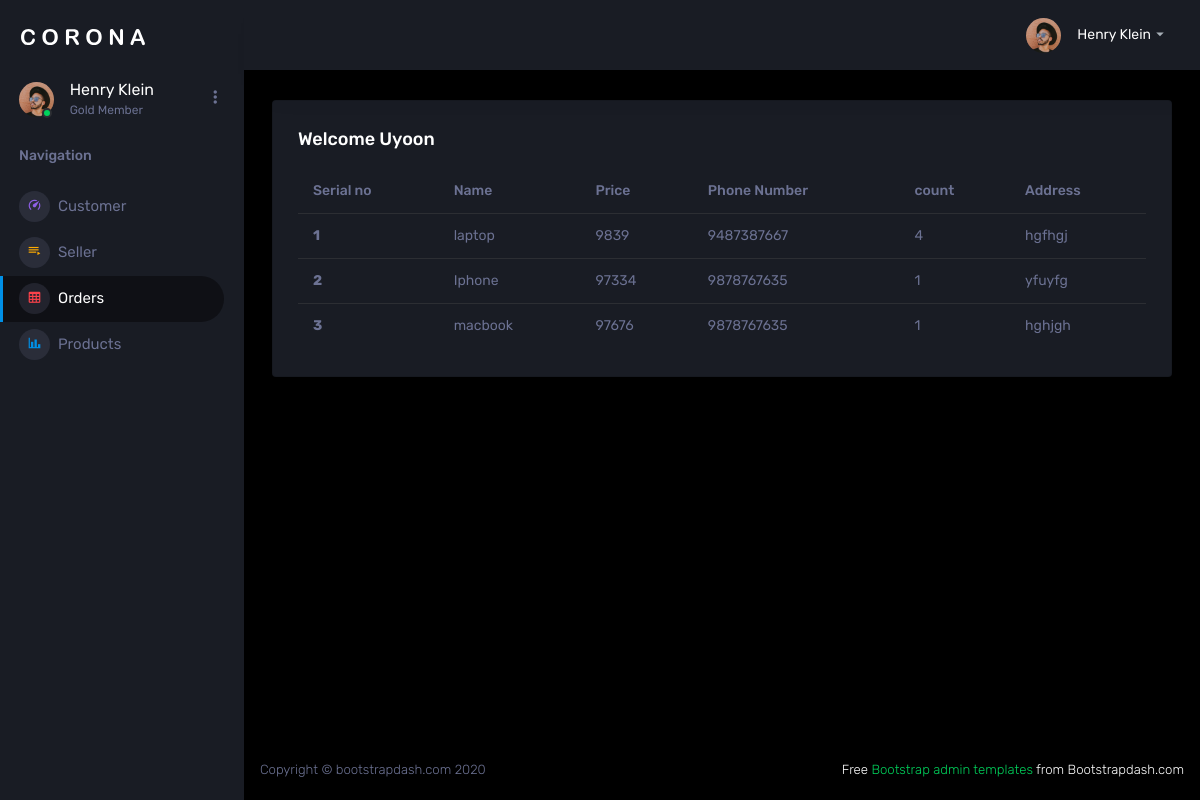
Page /all_order (signed in) on the committed database.
### new_app/models.py (models this page shows)
class Login(AbstractUser):
    is_seller = models.BooleanField(default=False)
    is_customer = models.BooleanField(default=False)

class BuyNow(models.Model):
    user =models.ForeignKey(Customer, on_delete=models.CASCADE, related_name= 'b_cart')
    product = models.ForeignKey(Product, on_delete=models.CASCADE, related_name='cart')
    status = models.BooleanField(default=0)
    count = models.IntegerField()
    delivery_address = models.TextField()
    delivery_phone_number = models.CharField(max_length=10)

class Product(models.Model):
    user = models.ForeignKey(Seller, on_delete=models.CASCADE, related_name='product')
    name = models.CharField(max_length=20)
    price = models.CharField(max_length=20)
    count = models.IntegerField()
    seller_image = models.ImageField(upload_to='product/')

### new_app/admin_views.py (the view)
# urls.py: path("all_order", admin_views.all_order, name="all_order"),
@login_required(login_url='login_view')
def all_order(request):
    data = BuyNow.objects.all()
    return render(request,"admin/all_buy_now.html",{'data1':data})

### templates/admin/all_buy_now.html
{% extends "admin/admin_base.html" %}
{% block content %}
<table class="table">
  <thead>
    <tr>
      <th scope="col">Serial no</th>
      <th scope="col">Name</th>
      <th scope="col">Price</th>
      <th scope="col">Phone Number</th>
      <th scope="col">count</th>
      <th scope="col">Address</th>
    </tr>
  </thead>
  <tbody>
  {% for i in data1 %}
    <tr>
      <th scope="row">{{ forloop.counter }}</th>
      <td>{{ i.product.name }}</td>
      <td>{{ i.product.price }}</td>
      <td>{{ i.delivery_phone_number }}</td>
      <td>{{ i.count }}</td>
      <td>{{ i.delivery_address }}</td>
    </tr>
  {% endfor %}
  </tbody>
</table>
{% endblock %}

### templates/admin/admin_base.html (shortened to what this page needs)
<!DOCTYPE html>
{% load static %}
<html lang="en">
  <head>
    <link rel="stylesheet" href=" {% static 'assets/vendors/mdi/css/materialdesignicons.min.css' %} ">
    <link rel="stylesheet" href=" {% static 'assets/vendors/css/vendor.bundle.base.css' %} ">
    <link rel="stylesheet" href=" {% static 'assets/vendors/jvectormap/jquery-jvectormap.css' %} ">
    <link rel="stylesheet" href=" {% static 'assets/vendors/flag-icon-css/css/flag-icon.min.css' %} ">
    <link rel="stylesheet" href=" {% static 'assets/vendors/owl-carousel-2/owl.carousel.min.css' %} ">
    <link rel="stylesheet" href=" {% static 'assets/vendors/owl-carousel-2/owl.theme.default.min.css' %} ">
    <link rel="stylesheet" href=" {% static 'assets/css/style.css' %} ">
  </head>
  <body>
    <div class="container-scroller">
      <nav class="sidebar sidebar-offcanvas" id="sidebar">
        <div class="sidebar-brand-wrapper d-none d-lg-flex align-items-center justify-content-center fixed-top">
          <a class="sidebar-brand brand-logo" href=" {% static '../index.html' %} "><img src=" {% static 'assets/images/logo.svg' %} " alt="logo" /></a>
        </div>
        <ul class="nav">
          <li class="nav-item profile">
            <div class="profile-desc">
              <div class="profile-pic">
                <div class="count-indicator">
                  <img class="img-xs rounded-circle " src=" {% static 'assets/images/faces/face15.jpg' %} " alt="">
                  <span class="count bg-success"></span>
                </div>
                <div class="profile-name">
                  <h5 class="mb-0 font-weight-normal">Henry Klein</h5>
                  <span>Gold Member</span>
                </div>
              </div>
              <a href="#" id="profile-dropdown" data-toggle="dropdown"><i class="mdi mdi-dots-vertical"></i></a>
            </div>
          </li>
          <li class="nav-item nav-category">
            <span class="nav-link">Navigation</span>
          </li>
          <li class="nav-item menu-items">
            <a class="nav-link" href="{% url 'read_customer' %}">
              <span class="menu-icon">
                <i class="mdi mdi-speedometer"></i>
              </span>
                <span class="menu-title">Customer</span>
            </a>
          </li>
          <li class="nav-item menu-items">
            <a class="nav-link" href=" {% url 'read_seller' %} ">
              <span class="menu-icon">
                <i class="mdi mdi-playlist-play"></i>
              </span>
              <span class="menu-title">Seller</span>
            </a>
          </li>
          <li class="nav-item menu-items">
            <a class="nav-link" href=" {% url 'all_order' %} ">
              <span class="menu-icon">
                <i class="mdi mdi-table-large"></i>
              </span>
              <span class="menu-title">Orders</span>
            </a>
          </li>
          <li class="nav-item menu-items">
            <a class="nav-link" href=" {% url 'all_product' %} ">
              <span class="menu-icon">
                <i class="mdi mdi-chart-bar"></i>
              </span>
              <span class="menu-title">Products</span>
            </a>
          </li>
        </ul>
      </nav>
      <div class="container-fluid page-body-wrapper">
        <nav class="navbar p-0 fixed-top d-flex flex-row">
          <div class="navbar-menu-wrapper flex-grow d-flex align-items-stretch">
            <ul class="navbar-nav navbar-nav-right">
              <li class="nav-item dropdown">
                <a class="nav-link" id="profileDropdown" href="#" data-toggle="dropdown">
                  <div class="navbar-profile">
                    <img class="img-xs rounded-circle" src=" {% static 'assets/images/faces/face15.jpg' %} " alt="">
                    <p class="mb-0 d-none d-sm-block navbar-profile-name">Henry Klein</p>
                    <i class="mdi mdi-menu-down d-none d-sm-block"></i>
                  </div>
                </a>
              </li>
            </ul>
          </div>
        </nav>
        <div class="main-panel">
          <div class="content-wrapper">
            <div class="row ">
              <div class="col-12 grid-margin">
                <div class="card">
                  <div class="card-body">
                    <h4 class="card-title">Welcome {{ request.user }}</h4>
                    {% block content %}
                      {% endblock %}
                  </div>
                </div>
              </div>
            </div>
          </div>
          <footer class="footer">
            <div class="d-sm-flex justify-content-center justify-content-sm-between">
              <span class="text-muted d-block text-center text-sm-left d-sm-inline-block">Copyright © bootstrapdash.com 2020</span>
              <span class="float-none float-sm-right d-block mt-1 mt-sm-0 text-center"> Free <a href="https://www.bootstrapdash.com/bootstrap-admin-template/" target="_blank">Bootstrap admin templates</a> from Bootstrapdash.com</span>
            </div>
          </footer>
        </div>
      </div>
    </div>
  </body>
</html>

### rows in the picture
Login: user "Uyoon"
BuyNow: product.name "laptop", product.price "9839", delivery_phone_number "9487387667", count "4", delivery_address "hgfhgj"
BuyNow: product.name "Iphone", product.price "97334", delivery_phone_number "9878767635", count "1", delivery_address "yfuyfg"
BuyNow: product.name "macbook", product.price "97676", delivery_phone_number "9878767635", count "1", delivery_address "hghjgh"
